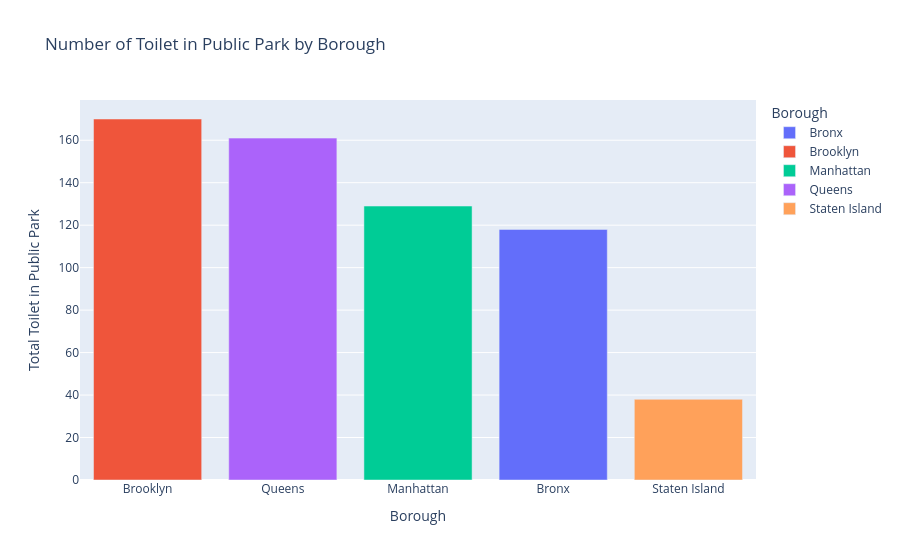

Notebook source saved alongside this figure:
### Markdown cell above
2. Visualization

### Code cell
# number of toilet in graph
fig_t = px.bar(
    toilet_count,
    x="Borough",
    y="total_toilet_park",
    color="Borough",
    title="Number of Toilet in Public Park by Borough",
    labels={"Borough": "Borough", "total_toilet_park": "Total Toilet in Public Park"},
)
# sort the values
fig_t.update_layout(
    xaxis={
        "categoryorder": "array",
        "categoryarray": toilet_count.sort_values("total_toilet_park", ascending=False)[
            "Borough"
        ],
    }
)
fig_t.show()

### Figure 1 — Plotly figure (JSON) as saved in the notebook; plotly's stock layout.template omitted (floating-point values rounded to 4 significant figures)
{"data": [{"hovertemplate": "Borough=%{x}<br>Total Toilet in Public Park=%{y}<extra></extra>", "legendgroup": "Bronx", "marker": {"color": "#636efa", "pattern": {"shape": ""}}, "name": "Bronx", "orientation": "v", "showlegend": true, "textposition": "auto", "type": "bar", "x": ["Bronx"], "xaxis": "x", "y": [118], "yaxis": "y"}, {"hovertemplate": "Borough=%{x}<br>Total Toilet in Public Park=%{y}<extra></extra>", "legendgroup": "Brooklyn", "marker": {"color": "#EF553B", "pattern": {"shape": ""}}, "name": "Brooklyn", "orientation": "v", "showlegend": true, "textposition": "auto", "type": "bar", "x": ["Brooklyn"], "xaxis": "x", "y": [170], "yaxis": "y"}, {"hovertemplate": "Borough=%{x}<br>Total Toilet in Public Park=%{y}<extra></extra>", "legendgroup": "Manhattan", "marker": {"color": "#00cc96", "pattern": {"shape": ""}}, "name": "Manhattan", "orientation": "v", "showlegend": true, "textposition": "auto", "type": "bar", "x": ["Manhattan"], "xaxis": "x", "y": [129], "yaxis": "y"}, {"hovertemplate": "Borough=%{x}<br>Total Toilet in Public Park=%{y}<extra></extra>", "legendgroup": "Queens", "marker": {"color": "#ab63fa", "pattern": {"shape": ""}}, "name": "Queens", "orientation": "v", "showlegend": true, "textposition": "auto", "type": "bar", "x": ["Queens"], "xaxis": "x", "y": [161], "yaxis": "y"}, {"hovertemplate": "Borough=%{x}<br>Total Toilet in Public Park=%{y}<extra></extra>", "legendgroup": "Staten Island", "marker": {"color": "#FFA15A", "pattern": {"shape": ""}}, "name": "Staten Island", "orientation": "v", "showlegend": true, "textposition": "auto", "type": "bar", "x": ["Staten Island"], "xaxis": "x", "y": [38], "yaxis": "y"}], "layout": {"barmode": "relative", "legend": {"title": {"text": "Borough"}, "tracegroupgap": 0}, "title": {"text": "Number of Toilet in Public Park by Borough"}, "xaxis": {"anchor": "y", "categoryarray": ["Brooklyn", "Queens", "Manhattan", "Bronx", "Staten Island"], "categoryorder": "array", "domain": [0, 1], "title": {"text": "Borough"}}, "yaxis": {"anchor": "x", "domain": [0, 1], "title": {"text": "Total Toilet in Public Park"}}}}
